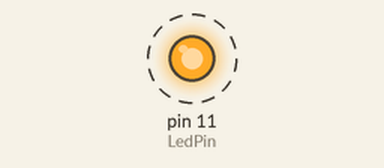
This program was run on a simulated Raspberry Pi (header pin numbers). On the bench: output pins drawn as LEDs (lit = HIGH). Dashed ring = blinking. What the program prints to the terminal is not drawn.

Above: at 0.5 s.
Timing chart, 0 to 4.6 s (numbered marks = the images above):
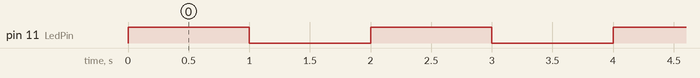

The program:

blink.py
```python
import RPi.GPIO as GPIO
import time

LedPin = 11    # pin11

def setup():
  GPIO.setmode(GPIO.BOARD)       # Numbers GPIOs by physical location
  GPIO.setup(LedPin, GPIO.OUT)   # Set LedPin's mode is output
  GPIO.output(LedPin, GPIO.HIGH) # Set LedPin high(+3.3V) to turn on led

def blink():
  while True:
    GPIO.output(LedPin, GPIO.HIGH)  # led on
    print 'LED on'
    time.sleep(1)
    GPIO.output(LedPin, GPIO.LOW) # led off
    print 'LED off'
    time.sleep(1)

def destroy():
  GPIO.output(LedPin, GPIO.LOW)   # led off
  GPIO.cleanup()                  # Release resource

if __name__ == '__main__':     # Program start from here
  setup()
  try:
    blink()
  except KeyboardInterrupt:  # When 'Ctrl+C' is pressed, the child program destroy() will be  executed.
    destroy()
```

Measured:
- by itself, pin 11 (LedPin): alternates HIGH for 1.0 s and LOW for 1.0 s
